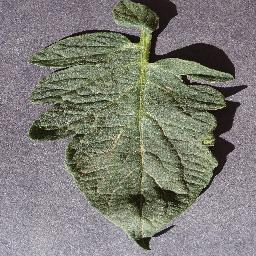
#> input picture data1/108.jpg, 256 x 256 px; its folder holds only this picture in this run
$ jupyter execute --allow-errors main1.ipynb   (older library calls are emulated)
#> lines starting #> are read from the running program, lines starting #| are printed output that depends on the picture
[cell 1]
import xlsxwriter
import openpyxl
from pathlib import Path
import numpy as np
import math
import statistics
import cv2
import PIL
from PIL import Image
import matplotlib
from matplotlib import image
from matplotlib import pyplot
from numpy import asarray
import scipy
from scipy.stats import skew, kurtosis
from skimage import io
import skimage.measure
import skimage.feature
import xlsxwriter
import pandas as pd
import seaborn as sns
from sklearn.decomposition import PCA
from sklearn.preprocessing import StandardScaler
import glob
import os
import cv2
import numpy as np
import matplotlib.pyplot as plt
from sklearn.decomposition import PCA
from PIL import Image

Image_list = []

# Create File
outWorkbook = xlsxwriter.Workbook("out.xlsx")
outSheet = outWorkbook.add_worksheet()

# Write Headers
outSheet.write("A1", "Mean1")
outSheet.write("B1", "Variance1")
outSheet.write("C1", "Skewness1")
outSheet.write("D1", "Kurtosis1")
outSheet.write("E1", "Contrast1")
outSheet.write("F1", "Entropy1")
outSheet.write("G1", "Energy1")
outSheet.write("H1", "Homo1")
outSheet.write("I1", "Corre1")
outSheet.write("J1", "Mean2")
outSheet.write("K1", "Variance2")
outSheet.write("L1", "Skewness2")
outSheet.write("M1", "Kurtosis2")
outSheet.write("N1", "Contrast2")
outSheet.write("O1", "Entropy2")
outSheet.write("P1", "Energy2")
outSheet.write("Q1", "Homo2")
outSheet.write("R1", "Corre2")
outSheet.write("S1", "Mean3")
outSheet.write("T1", "Variance3")
outSheet.write("U1", "Skewness3")
outSheet.write("V1", "Kurtosis3")
outSheet.write("W1", "Contrast3")
outSheet.write("X1", "Entropy3")
outSheet.write("Y1", "Energy3")
outSheet.write("Z1", "Homo13")
outSheet.write("AA1", "Corre3")
outWorkbook.close()


# Define input and output directories
input_dir = '/home/uca/Desktop/Undergrad/Arfan_FinalYearProject/data1/*.*'
output_dir = '/home/uca/Desktop/Undergrad/Arfan_FinalYearProject/'

# Create output directory if it does not exist
if not os.path.exists(output_dir):
    os.makedirs(output_dir)


import glob

Image_list = []
for filename in glob.glob('/home/uca/Desktop/Undergrad/Arfan_FinalYearProject/data1/*.*'):
    im = Image.open(filename)
#> im is the input picture: PIL image 256x256 RGB; mean R, G, B 126.5, 125.5, 118.3
    Image_list.append(im)

# Loop over all JPEG files in the input directory
for filename in input_dir:
    if filename.endswith('.jpg') or filename.endswith('.png'):
        # Load the image
        img = cv2.imread(os.path.join(input_dir, filename))

        # Split the image into R,G,B channels
        blue, green, red = cv2.split(img)

        # Apply PCA to the red channel
        pca = PCA().fit(red)
        var = np.cumsum(pca.explained_variance_ratio_)
        n_components_red = np.argmax(var >= 0.95) + 1

        # Apply PCA to the green channel
        pca = PCA().fit(green)
        var = np.cumsum(pca.explained_variance_ratio_)
        n_components_green = np.argmax(var >= 0.95) + 1

        # Apply PCA to the blue channel
        pca = PCA().fit(blue)
        var = np.cumsum(pca.explained_variance_ratio_)
        n_components_blue = np.argmax(var >= 0.95) + 1

        # Initialize PCA with the selected number of components
        n_components = min(n_components_red, n_components_green, n_components_blue)
        pca = PCA(n_components)

        # Apply PCA to the red channel and then apply inverse transform to transformed array
        red_transformed = pca.fit_transform(red)
        red_inverted = pca.inverse_transform(red_transformed)

        # Apply PCA to the green channel and then apply inverse transform to transformed array
        green_transformed = pca.fit_transform(green)
        green_inverted = pca.inverse_transform(green_transformed)

        # Apply PCA to the blue channel and then apply inverse transform to transformed array
        blue_transformed = pca.fit_transform(blue)
        blue_inverted = pca.inverse_transform(blue_transformed)

        # Combine the color channels into a compressed image
        img_compressed = (np.dstack((blue_inverted, green_inverted, red_inverted))).astype(np.uint8)

        image = np.array(img_compressed)
        Image_list.append(image)

for i in range(0, len(Image_list)):
    Image = Image_list[i]
    image = asarray(Image)
    R = image[:,:,0]
    G = image[:,:,1]
    B = image[:,:,2]

    # Histogram Equalization for Red Channel
    R = asarray(R)
    # put pixels in a 1D array by flattening out img array
    flat = R.flatten()
    # Histogram Equalization
    # show the histogram
    pyplot.figure(1)
    pyplot.hist(flat, bins=10)

    # create our own histogram function
    def get_histogram1(R, bins):
        # array with size of bins, set to zeros
        histogram1 = np.zeros(bins)
# loop through pixels and sum up counts of pixels
        for pixel in R:
            histogram1[pixel] += 1

# return our final result
        return histogram1
# execute our histogram function
    hist = get_histogram1(flat, 256)
    # create our cumulative sum function
    def cumsum(a1):
        a1 = iter(a1)
        b1 = [next(a1)]
        for i in a1:
            b1.append(b1[-1] + i)
        return np.array(b1)
# execute the fn
    cs1 = cumsum(hist)

# display the result
    pyplot.figure(2)
    pyplot.plot(cs1)

# numerator & denomenator
    nj1 = (cs1 - cs1.min()) * 255
    N1 = cs1.max() - cs1.min()

# re-normalize the cumsum
    cs1 = nj1 / N1

# cast it back to uint8 since we can't use floating point values in images
# pyplot.figure(1)
    cs1 = cs1.astype('uint8')

    pyplot.figure(3)
    pyplot.plot(cs1)

# get the value from cumulative sum for every index in flat, and set that as img_new
    img_new1 = cs1[flat]

# put array back into original shape since we flattened it
    img_new1 = np.reshape(img_new1, R.shape)

# [11 lines of commented-out code are left out]
    pyplot.figure(4)
    pyplot.imshow(img_new1, cmap='gray')

# pyplot.show(block=True)

    R = img_new1


  # Histogram Equalization for Red Channel
    G = asarray(G)
    # put pixels in a 1D array by flattening out img array
    flat = G.flatten()
    # Histogram Equalization
    # show the histogram
    pyplot.figure(1)
    pyplot.hist(flat, bins=10)

    # create our own histogram function
    def get_histogram2(G, bins):
        # array with size of bins, set to zeros
        histogram2 = np.zeros(bins)
# loop through pixels and sum up counts of pixels
        for pixel in G:
            histogram2[pixel] += 1

# return our final result
        return histogram2
# execute our histogram function
    hist = get_histogram2(flat, 256)
    # create our cumulative sum function
    def cumsum(a2):
        a2 = iter(a2)
        b2 = [next(a2)]
        for i in a2:
            b2.append(b2[-1] + i)
        return np.array(b2)
# execute the fn
    cs2 = cumsum(hist)

# display the result
    pyplot.figure(2)
    pyplot.plot(cs2)

# numerator & denomenator
    nj2 = (cs2 - cs2.min()) * 255
    N2 = cs2.max() - cs2.min()

# re-normalize the cumsum
    cs2 = nj2 / N2

# cast it back to uint8 since we can't use floating point values in images
# pyplot.figure(1)
    cs2 = cs2.astype('uint8')

    pyplot.figure(3)
    pyplot.plot(cs2)

# get the value from cumulative sum for every index in flat, and set that as img_new
    img_new2 = cs2[flat]

# put array back into original shape since we flattened it
    img_new2 = np.reshape(img_new2, G.shape)

# [11 lines of commented-out code are left out]
    pyplot.figure(4)
    pyplot.imshow(img_new2, cmap='gray')

# pyplot.show(block=True)

    G = img_new2


    # Histogram Equalization for Red Channel
    B = asarray(B)
    # put pixels in a 1D array by flattening out img array
    flat = B.flatten()
    # Histogram Equalization
    # show the histogram
    pyplot.figure(1)
    pyplot.hist(flat, bins=10)

    # create our own histogram function
    def get_histogram3(B, bins):
        # array with size of bins, set to zeros
        histogram3 = np.zeros(bins)
# loop through pixels and sum up counts of pixels
        for pixel in B:
            histogram3[pixel] += 1

# return our final result
        return histogram3
# execute our histogram function
    hist = get_histogram3(flat, 256)
    # create our cumulative sum function
    def cumsum(a3):
        a3 = iter(a3)
        b3 = [next(a3)]
        for i in a3:
            b3.append(b3[-1] + i)
        return np.array(b3)
# execute the fn
    cs3 = cumsum(hist)

# display the result
    pyplot.figure(3)
    pyplot.plot(cs3)

# numerator & denomenator
    nj3 = (cs3 - cs3.min()) * 255
    N3 = cs3.max() - cs3.min()

# re-normalize the cumsum
    cs3 = nj3 / N3

# cast it back to uint8 since we can't use floating point values in images
# pyplot.figure(1)
    cs3 = cs3.astype('uint8')

    pyplot.figure(3)
    pyplot.plot(cs3)

# get the value from cumulative sum for every index in flat, and set that as img_new
    img_new3 = cs3[flat]

# put array back into original shape since we flattened it
    img_new3 = np.reshape(img_new3, B.shape)

# [11 lines of commented-out code are left out]
    pyplot.figure(4)
    pyplot.imshow(img_new3, cmap='gray')

# pyplot.show(block=True)

    B = img_new3


    # Feature Selection from Red Channel
    print ("Calucation nine Statistical features for Red Channel")
    Mean1 = np.mean(R);
    print (Mean1)
    Variance1 = np.var(R)
    Variance1 = math.sqrt(Variance1)
    print(Variance1)
    Skewness1=skew(R.reshape(-1))
    print (Skewness1)
    Kurtosis1=kurtosis(R.reshape(-1))
    print (Kurtosis1)
    entropy1 = skimage.measure.shannon_entropy(R)
    print (entropy1)
    R = skimage.img_as_ubyte(R)
    g1 = skimage.feature.graycomatrix(R, [1], [0], levels=256, symmetric=False, normed=True)
    Cont1 =skimage.feature.graycoprops(g1, 'contrast')[0][0]
    print (Cont1)
    Energ1 =skimage.feature.graycoprops(g1, 'energy')[0][0]
    print (Energ1)
    Homo1=skimage.feature.graycoprops(g1, 'homogeneity')[0][0]
    print (Homo1)
    Corre1=skimage.feature.graycoprops(g1, 'correlation')[0][0]
    print (Corre1)


    # Feature Selection from Green Channel
    print ("Calculate Statistical Features for Green Channel")
    Mean2 = np.mean(G);
    print (Mean2)
    Variance2 = np.var(G)
    Variance2 = math.sqrt(Variance2)
    print(Variance2)
    Skewness2=skew(G.reshape(-1))
    print (Skewness2)
    Kurtosis2=kurtosis(G.reshape(-1))
    print (Kurtosis2)
    entropy2 = skimage.measure.shannon_entropy(G)
    print (entropy2)
    G = skimage.img_as_ubyte(G)
    g2 = skimage.feature.graycomatrix(G, [1], [0], levels=256, symmetric=False, normed=True)
    Cont2 =skimage.feature.graycoprops(g2, 'contrast')[0][0]
    print (Cont2)
    Energ2 =skimage.feature.graycoprops(g2, 'energy')[0][0]
    print (Energ2)
    Homo2=skimage.feature.graycoprops(g2, 'homogeneity')[0][0]
    print (Homo2)
    Corre2=skimage.feature.graycoprops(g2, 'correlation')[0][0]
    print (Corre2)

    #  Feature Selection from Blue Channel
    print ("Calucation  Statistical Features for Blue Channel")
    Mean3 = np.mean(B);
    print (Mean3)
    Variance3 = np.var(B)
    Variance3 = math.sqrt(Variance3)
    print(Variance3)
    Skewness3=skew(B.reshape(-1))
    print (Skewness3)
    Kurtosis3=kurtosis(B.reshape(-1))
    print (Kurtosis3)
    entropy3 = skimage.measure.shannon_entropy(B)
    print (entropy3)
    B = skimage.img_as_ubyte(B)
    g3 = skimage.feature.graycomatrix(B, [1], [0], levels=256, symmetric=False, normed=True)
    Cont3 =skimage.feature.graycoprops(g3, 'contrast')[0][0]
    print (Cont3)
    Energ3 =skimage.feature.graycoprops(g3, 'energy')[0][0]
    print (Energ3)
    Homo3=skimage.feature.graycoprops(g3, 'homogeneity')[0][0]
    print (Homo3)
    Corre3=skimage.feature.graycoprops(g3, 'correlation')[0][0]
    print (Corre3)


    print("How many Times" )
    print (i)

    # Create File
    outWorkbook = xlsxwriter.Workbook("out.xlsx")
    outSheet = outWorkbook.add_worksheet()

    # Declare Data
    values = [Mean1, Variance1, Skewness1, Kurtosis1,entropy1, Cont1,Energ1, Homo1, Corre1, Mean2, Variance2, Skewness2, Kurtosis2, entropy2, Cont2, Energ2, Homo2, Corre2, Mean3, Variance3, Skewness3, Kurtosis3, entropy3, Cont3, Energ3, Homo3, Corre3 ]


    # Write data to file
    outWorkbook = openpyxl.load_workbook("out.xlsx")
    outSheet = outWorkbook.active
    outSheet.append(values)

    outWorkbook.save(filename="out.xlsx")
#> this loop made 1 pass
#> (N1, N2, N3, Mean1, Variance1) on pass 1: (65530, 65523, 65226, 127.9, 73.79)
#> (printed output is left out)
#> pass 1, `R = image[:,:,0]`:
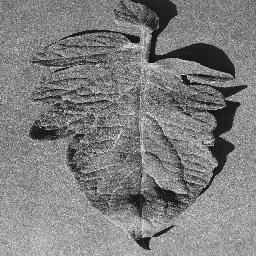
#> R: shape (256, 256); min 0, max 255, mean 126.5
#> pass 1, `B = image[:,:,2]`:
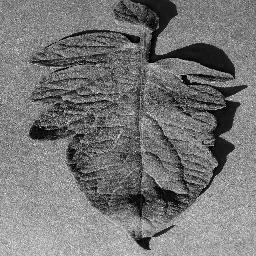
#> B: shape (256, 256); min 0, max 255, mean 118.3
#> pass 1, `img_new1 = np.reshape(img_new1, R.shape)`:
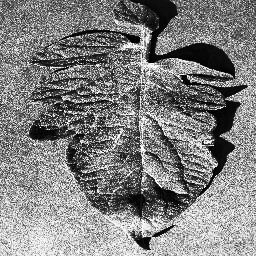
#> img_new1: shape (256, 256); min 0, max 255, mean 127.9
#> after the loop:
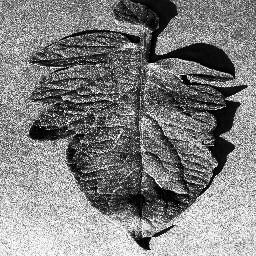
#> B: shape (256, 256); min 0, max 255, mean 127.2
#> after the loop:
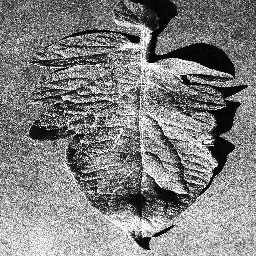
#> G: shape (256, 256); min 0, max 255, mean 127.9

df = pd.read_excel("out.xlsx")
df.to_csv("data.csv")

# Importing the dataset
dataset = pd.read_csv('data.csv')
#> (reads data.csv from the repository)
#> (the rest of this cell did not finish here and is left out)
